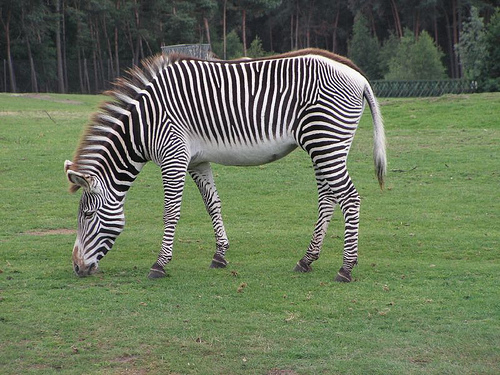
#> input picture example/zebra.jpeg, 500 x 375 px
$ python compare.py
#> lines starting #> are read from the running program, lines starting #| are printed output that depends on the picture
### utils/utils.py
import yaml
from box import Box


def load_config(fp):
    return Box(yaml.load(open(fp, 'r').read()))

### compare.py
import cv2
import numpy as np
from models.tf_server import TFServer
from utils.utils import load_config
from caffe_classes import class_names

sample = cv2.imread('./example/zebra.jpeg')
#> sample is the input picture: shape (375, 500, 3); mean B, G, R 90.2, 116.8, 104.4
sample = cv2.resize(sample, (227, 227))
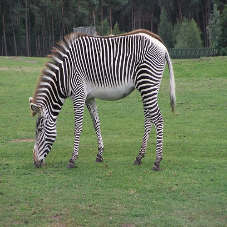
#> sample: shape (227, 227, 3); mean B, G, R 90.1, 116.7, 104.3
sample = np.expand_dims(sample, axis=0)


def test_frozen_graph(_config, _data):
	server = TFServer(config=_config)
	server.inference(data=_data)
	class_name = class_names[np.argmax(server.prediction)]
	print("   Predicted class is {}".format(class_name))
	server.clean_up()
	del server


def compare():
	print("Inference Original AlexNet Graph:")
	alexnet_config = load_config('config/alexnet.yaml')
	test_frozen_graph(_config=alexnet_config, _data=[sample])

	print("Inference Tailored AlexNet Graph:")
	alexnet_tailored_config = load_config('config/alexnet_tailored.yaml')
	test_frozen_graph(_config=alexnet_tailored_config,  _data=[sample])


if __name__ == '__main__':
#> (the run stopped early here; a loop or call above may not have finished)
